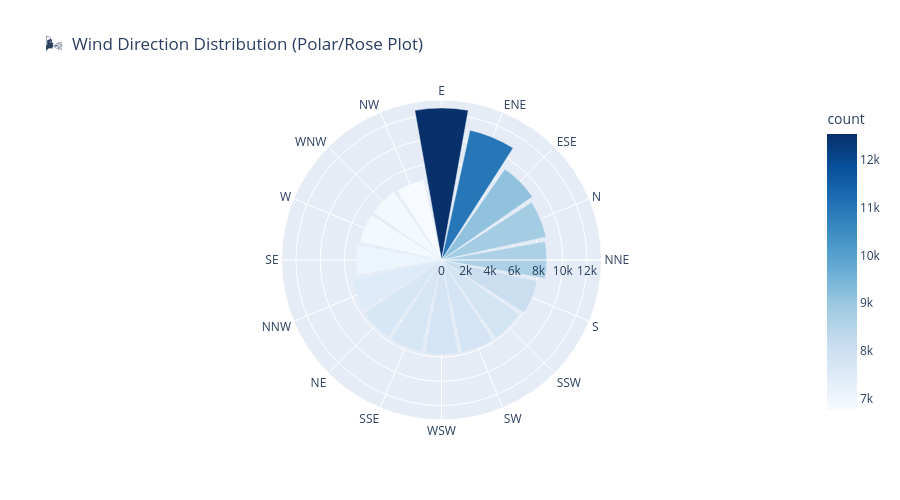

The notebook cell saved with this chart:
### Markdown cell above
## 16. Additional: Wind Direction Analysis (Polar / Rose Plot)

### Code cell
# Wind direction frequency
wind_dir_counts = df['wind_direction'].value_counts().reset_index()
wind_dir_counts.columns = ['direction', 'count']

fig = px.bar_polar(
    wind_dir_counts, r='count', theta='direction',
    color='count',
    color_continuous_scale='Blues',
    title='🌬️  Wind Direction Distribution (Polar/Rose Plot)'
)
fig.update_layout(height=500)
fig.show()

### Figure 1 — Plotly figure (JSON) as saved in the notebook; plotly's stock layout.template omitted (floating-point values rounded to 4 significant figures)
{"data": [{"hovertemplate": "count=%{marker.color}<br>direction=%{theta}<extra></extra>", "legendgroup": "", "marker": {"color": [12532, 10959, 9136, 8826, 8677, 8083, 7820, 7804, 7799, 7725, 7692, 7525, 7054, 6880, 6864, 6772], "coloraxis": "coloraxis", "pattern": {"shape": ""}}, "name": "", "r": [12532, 10959, 9136, 8826, 8677, 8083, 7820, 7804, 7799, 7725, 7692, 7525, 7054, 6880, 6864, 6772], "showlegend": false, "subplot": "polar", "theta": ["E", "ENE", "ESE", "N", "NNE", "S", "SSW", "SW", "WSW", "SSE", "NE", "NNW", "SE", "W", "WNW", "NW"], "type": "barpolar"}], "layout": {"barmode": "relative", "coloraxis": {"colorbar": {"title": {"text": "count"}}, "colorscale": [[0, "rgb(247,251,255)"], [0.125, "rgb(222,235,247)"], [0.25, "rgb(198,219,239)"], [0.375, "rgb(158,202,225)"], [0.5, "rgb(107,174,214)"], [0.625, "rgb(66,146,198)"], [0.75, "rgb(33,113,181)"], [0.875, "rgb(8,81,156)"], [1, "rgb(8,48,107)"]]}, "height": 500, "legend": {"tracegroupgap": 0}, "polar": {"angularaxis": {"direction": "clockwise", "rotation": 90}, "domain": {"x": [0, 1], "y": [0, 1]}}, "title": {"text": "🌬️  Wind Direction Distribution (Polar/Rose Plot)"}}}
